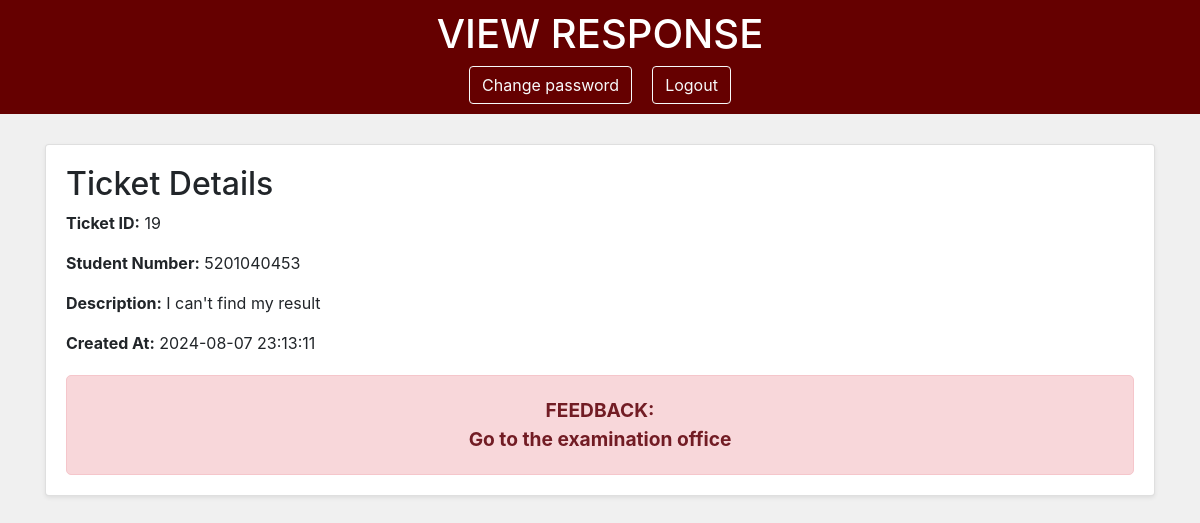
The app's page /viewTicket.php?id=5201040453 with its own data.
### tables this page shows
CREATE TABLE `tickets` (
  `id` int(11) NOT NULL,
  `student_number` varchar(50) NOT NULL,
  `student_email` varchar(100) NOT NULL,
  `help_topic_id` varchar(36) NOT NULL,
  `department_id` varchar(36) DEFAULT NULL,
  `academic_year` varchar(9) DEFAULT NULL,
  `semester` tinyint(4) DEFAULT NULL,
  `description` text NOT NULL,
  `file_name` varchar(255) DEFAULT NULL,
  `created_at` timestamp NOT NULL DEFAULT current_timestamp(),
  `feedback` text NOT NULL,
  `status` enum('open','replied') NOT NULL DEFAULT 'open'
);

### viewTicket.php (the view, shortened to what this page needs)
<?php
include "db.php";
$student_number = htmlspecialchars($_GET['id']);
$conn = new mysqli($servername, $username, $password, $dbname);
$sql = "SELECT id, student_number, student_email, help_topic_id, department_id, academic_year, semester, description, file_name, created_at, feedback FROM tickets WHERE student_number = '$student_number'";
$result = $conn->query($sql);
if ($result->num_rows > 0) {
    $ticket = $result->fetch_assoc();
} else {
    die("No ticket found for this student number.");
}
?>
<!DOCTYPE html>
<html lang="en">
<head>
    <link href="https://stackpath.bootstrapcdn.com/bootstrap/4.5.2/css/bootstrap.min.css" rel="stylesheet">
</head>
<body>
    <header>
        <h1>VIEW RESPONSE</h1>
        <nav class="d-flex justify-content-center" >
            <a class="btn btn-outline-light" href="change-password.php">Change password</a>
            <a class="btn btn-outline-light" href="index.php">Logout</a>
        </nav>
    </header>
    <div class="container">
        <div class="card shadow-sm">
            <div class="card-body">
                <div class="ticket-details">
                    <h2>Ticket Details</h2>
                    <p><strong>Ticket ID:</strong> <?php echo $ticket['id']; ?></p>
                    <p><strong>Student Number:</strong> <?php echo $ticket['student_number']; ?></p>
                    <p><strong>Description:</strong> <?php echo $ticket['description']; ?></p>
                    <p><strong>Created At:</strong> <?php echo $ticket['created_at']; ?></p>
                    <div class="admin-feedback">
                        FEEDBACK: <br> <?php echo $ticket['feedback']; ?>
                    </div>
                </div>
            </div>
        </div>
    </div>
</body>
</html>

### viewTicket.php (style rules this page uses)
body { background-color: #f0f0f0; }
.container { margin-top: 30px; }
header { background-color: #650000; color: white; padding: 10px 0; text-align: center; }
header nav .btn { margin: 0 10px; }
.ticket-details h2 { margin-top: 0; }
.admin-feedback { background-color: #f8d7da; color: #721c24; border: 1px solid #f5c6cb; padding: 20px; border-radius: 5px; text-align: center; margin-top: 20px; font-weight: bold; font-size: 1.2em; }

### records on screen
tickets: id "19", student_number "5201040453", description "I can't find my result", created_at "2024-08-07 23:13:11", feedback "Go to the examination office"
